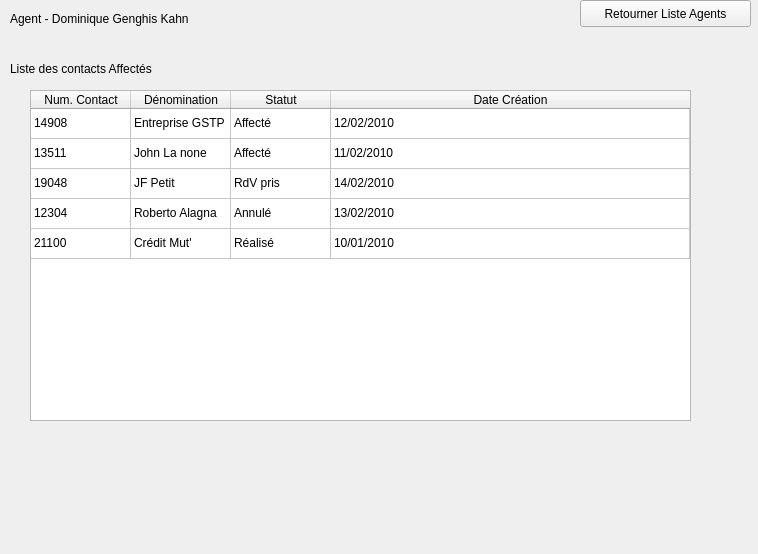
<?xml version="1.0" encoding="UTF-8"?>
<ui version="4.0">
 <class>Form</class>
 <widget class="QWidget" name="Form">
  <property name="geometry">
   <rect>
    <x>0</x>
    <y>0</y>
    <width>758</width>
    <height>554</height>
   </rect>
  </property>
  <property name="windowTitle">
   <string>Form</string>
  </property>
  <widget class="QLabel" name="label_2">
   <property name="geometry">
    <rect>
     <x>10</x>
     <y>10</y>
     <width>221</width>
     <height>17</height>
    </rect>
   </property>
   <property name="text">
    <string>Agent - Dominique Genghis Kahn</string>
   </property>
  </widget>
  <widget class="QTableWidget" name="tableWidget">
   <property name="geometry">
    <rect>
     <x>30</x>
     <y>90</y>
     <width>661</width>
     <height>331</height>
    </rect>
   </property>
   <attribute name="horizontalHeaderStretchLastSection">
    <bool>true</bool>
   </attribute>
   <attribute name="verticalHeaderVisible">
    <bool>false</bool>
   </attribute>
   <row>
    <property name="text">
     <string>Nouvelle ligne</string>
    </property>
   </row>
   <row>
    <property name="text">
     <string>Nouvelle ligne</string>
    </property>
   </row>
   <row>
    <property name="text">
     <string>Nouvelle ligne</string>
    </property>
   </row>
   <row>
    <property name="text">
     <string>Nouvelle ligne</string>
    </property>
   </row>
   <row>
    <property name="text">
     <string>Nouvelle ligne</string>
    </property>
   </row>
   <column>
    <property name="text">
     <string>Num. Contact</string>
    </property>
   </column>
   <column>
    <property name="text">
     <string>Dénomination</string>
    </property>
   </column>
   <column>
    <property name="text">
     <string>Statut</string>
    </property>
   </column>
   <column>
    <property name="text">
     <string>Date Création</string>
    </property>
   </column>
   <item row="0" column="0">
    <property name="text">
     <string>14908</string>
    </property>
   </item>
   <item row="0" column="1">
    <property name="text">
     <string>Entreprise GSTP</string>
    </property>
   </item>
   <item row="0" column="2">
    <property name="text">
     <string>Affecté</string>
    </property>
   </item>
   <item row="0" column="3">
    <property name="text">
     <string>12/02/2010</string>
    </property>
   </item>
   <item row="1" column="0">
    <property name="text">
     <string>13511</string>
    </property>
   </item>
   <item row="1" column="1">
    <property name="text">
     <string>John La none</string>
    </property>
   </item>
   <item row="1" column="2">
    <property name="text">
     <string>Affecté</string>
    </property>
   </item>
   <item row="1" column="3">
    <property name="text">
     <string>11/02/2010</string>
    </property>
   </item>
   <item row="2" column="0">
    <property name="text">
     <string>19048</string>
    </property>
   </item>
   <item row="2" column="1">
    <property name="text">
     <string>JF Petit</string>
    </property>
   </item>
   <item row="2" column="2">
    <property name="text">
     <string>RdV pris</string>
    </property>
   </item>
   <item row="2" column="3">
    <property name="text">
     <string>14/02/2010</string>
    </property>
   </item>
   <item row="3" column="0">
    <property name="text">
     <string>12304</string>
    </property>
   </item>
   <item row="3" column="1">
    <property name="text">
     <string>Roberto Alagna</string>
    </property>
   </item>
   <item row="3" column="2">
    <property name="text">
     <string>Annulé</string>
    </property>
   </item>
   <item row="3" column="3">
    <property name="text">
     <string>13/02/2010</string>
    </property>
   </item>
   <item row="4" column="0">
    <property name="text">
     <string>21100</string>
    </property>
   </item>
   <item row="4" column="1">
    <property name="text">
     <string>Crédit Mut'</string>
    </property>
   </item>
   <item row="4" column="2">
    <property name="text">
     <string>Réalisé</string>
    </property>
   </item>
   <item row="4" column="3">
    <property name="text">
     <string>10/01/2010</string>
    </property>
   </item>
  </widget>
  <widget class="QLabel" name="label_3">
   <property name="geometry">
    <rect>
     <x>10</x>
     <y>60</y>
     <width>221</width>
     <height>17</height>
    </rect>
   </property>
   <property name="text">
    <string>Liste des contacts Affectés</string>
   </property>
  </widget>
  <widget class="QPushButton" name="pushButton">
   <property name="geometry">
    <rect>
     <x>580</x>
     <y>0</y>
     <width>171</width>
     <height>27</height>
    </rect>
   </property>
   <property name="text">
    <string>Retourner Liste Agents</string>
   </property>
  </widget>
 </widget>
 <resources/>
 <connections/>
</ui>
